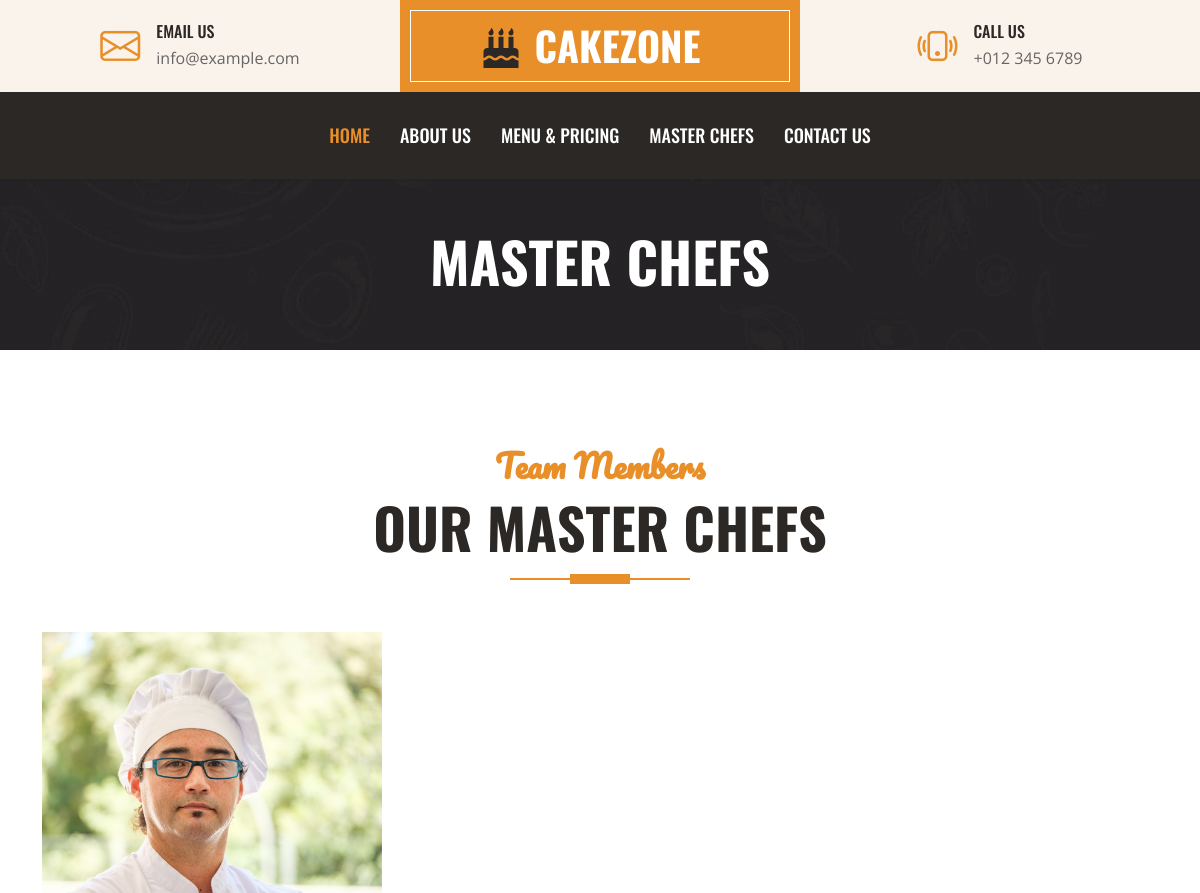
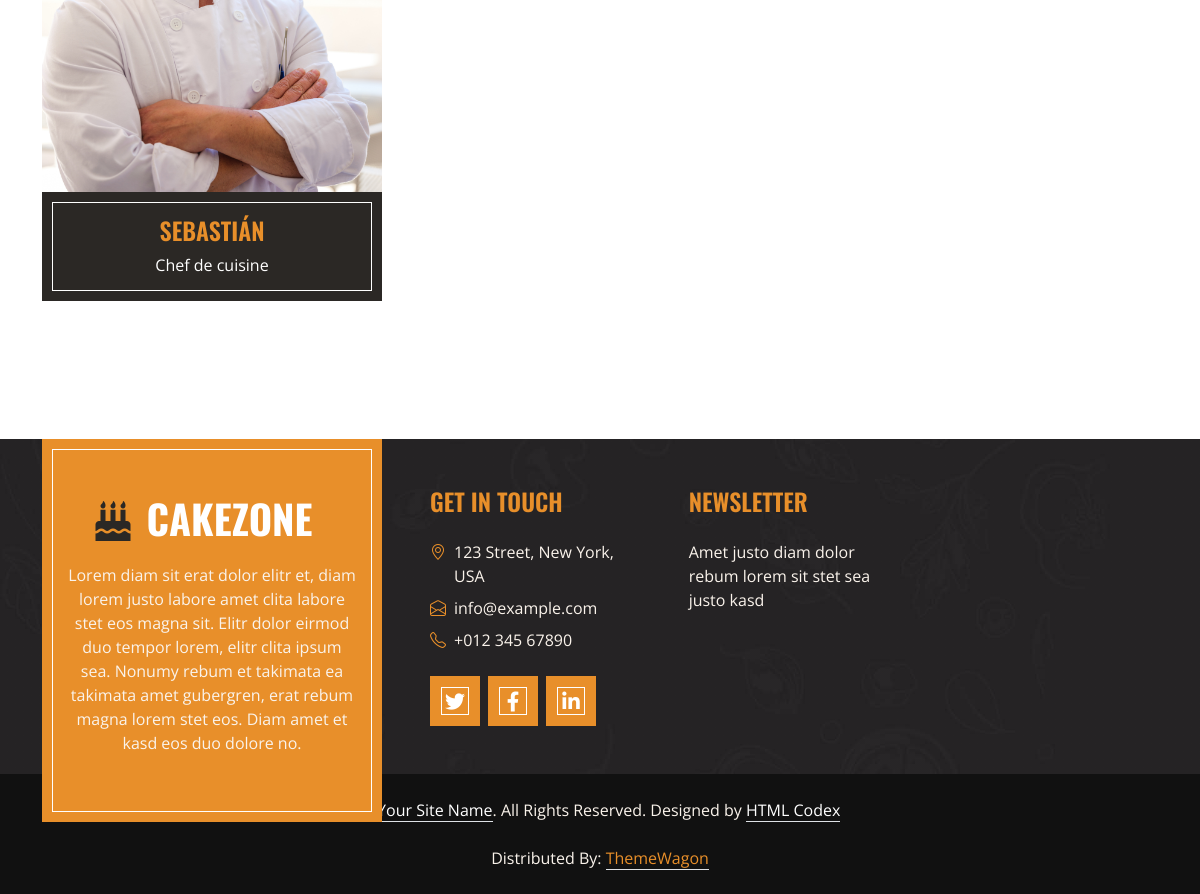
Before: /team/ with the older database file (2 pictures, top to bottom).
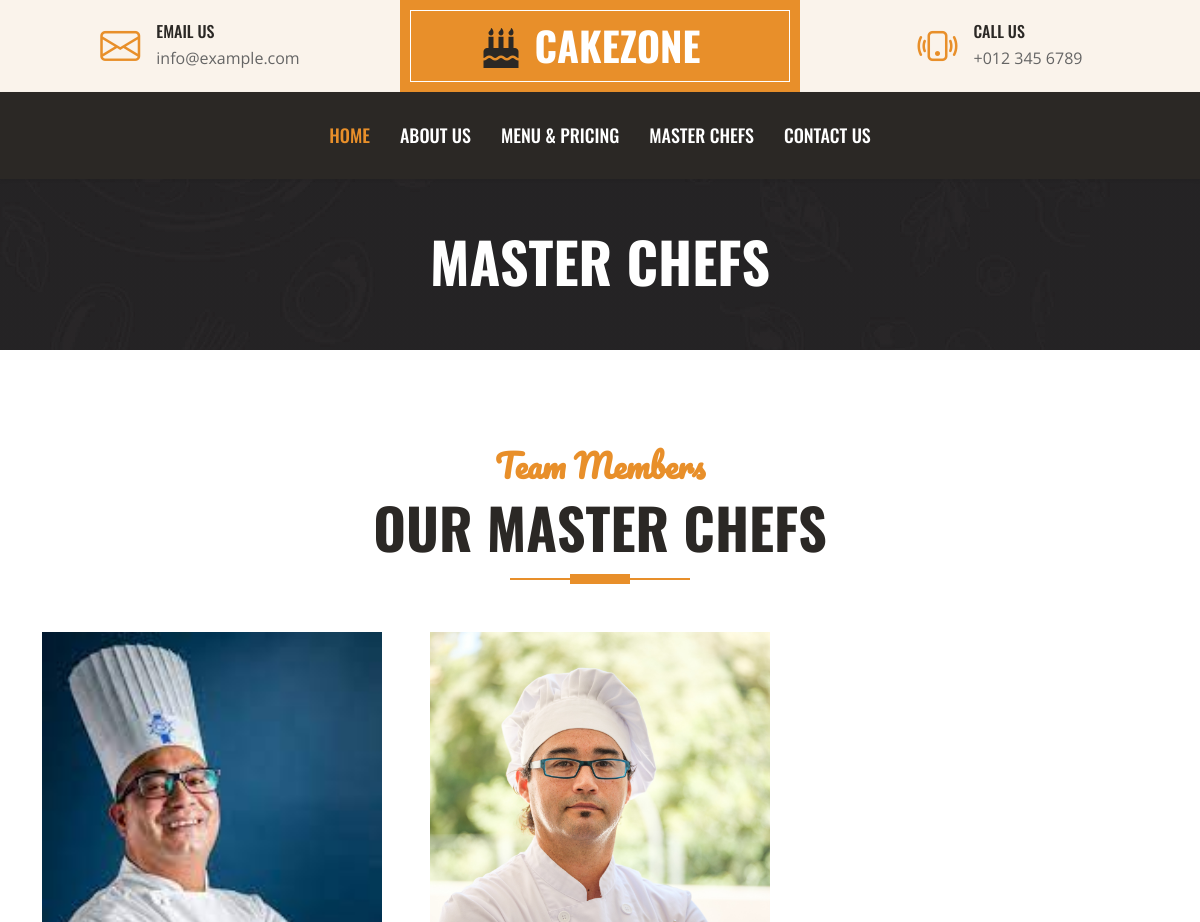
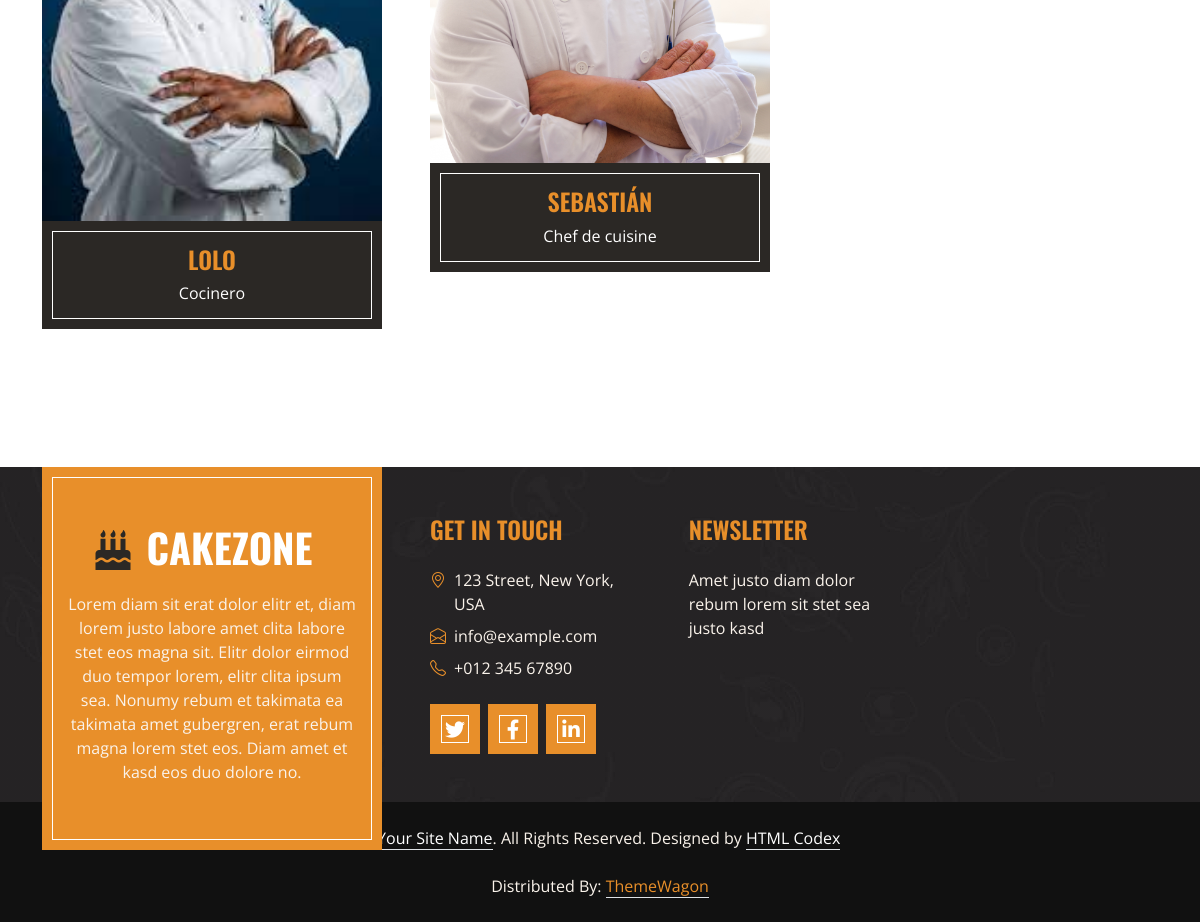
After: the same page with the newer database file (2 pictures, top to bottom).
### team/models.py (models this page shows, shortened)
class Project(models.Model):
    name=models.CharField(max_length=50, verbose_name='Nombre del Chef')
    designation=models.TextField(verbose_name='Rol del Equipo')
    image=models.ImageField(verbose_name='Fotografía', upload_to='projects')
    create=models.DateTimeField(auto_now_add=True, verbose_name='Fecha de Creación')
    updated=models.DateTimeField(auto_now=True, verbose_name='Fecha de Actualización')
    class Meta:
        verbose_name='Equipo'
        verbose_name_plural='Equipos de Chefs'
        ordering=['-create']

### team/views.py (the view)
# urls.py: path('team/', include('team.urls')),
def team(request):
    projects=Project.objects.all()
    return render(request, "team/team.html", {'listProjects':projects})

### redes/processors.py (called while the page is built)
def context(request):
    dict={}
    listRedes=Redes.objects.all()
    for redes in listRedes:
        dict[redes.key]=redes.url
    return dict

### team/templates/team/team.html (shortened to what this page needs)
{% extends 'core/base.html' %}
{% block header %}
 <div class="container-fluid bg-dark bg-img p-5 mb-5">
    <div class="row">
        <div class="col-12 text-center">
            <h1 class="display-4 text-uppercase text-white">Master Chefs</h1>
        </div>
    </div>
</div>
{% endblock %}
{% block content %}
{% load static %}
 <div class="container-fluid py-5">
    <div class="container">
        <div class="section-title position-relative text-center mx-auto mb-5 pb-3" style="max-width: 600px;">
            <h2 class="text-primary font-secondary">Team Members</h2>
            <h1 class="display-4 text-uppercase">Our Master Chefs</h1>
        </div>
        <div class="row g-5">
            {% for project in listProjects %}
            <div class="col-lg-4 col-md-6">
                <div class="team-item">
                    <div class="position-relative overflow-hidden">
                    </div>
                    <div class="bg-dark border-inner text-center p-4">
                        <h4 class="text-uppercase text-primary">{{project.name}}</h4>
                        <p class="text-white m-0">{{project.designation}}</p>
                    </div>
                </div>
            </div>
            {% endfor %}
                </div>
            </div>
        </div>
{% endblock %}

Changed rows visible on the page:
added Project: name "LOLO", designation "Cocinero"
